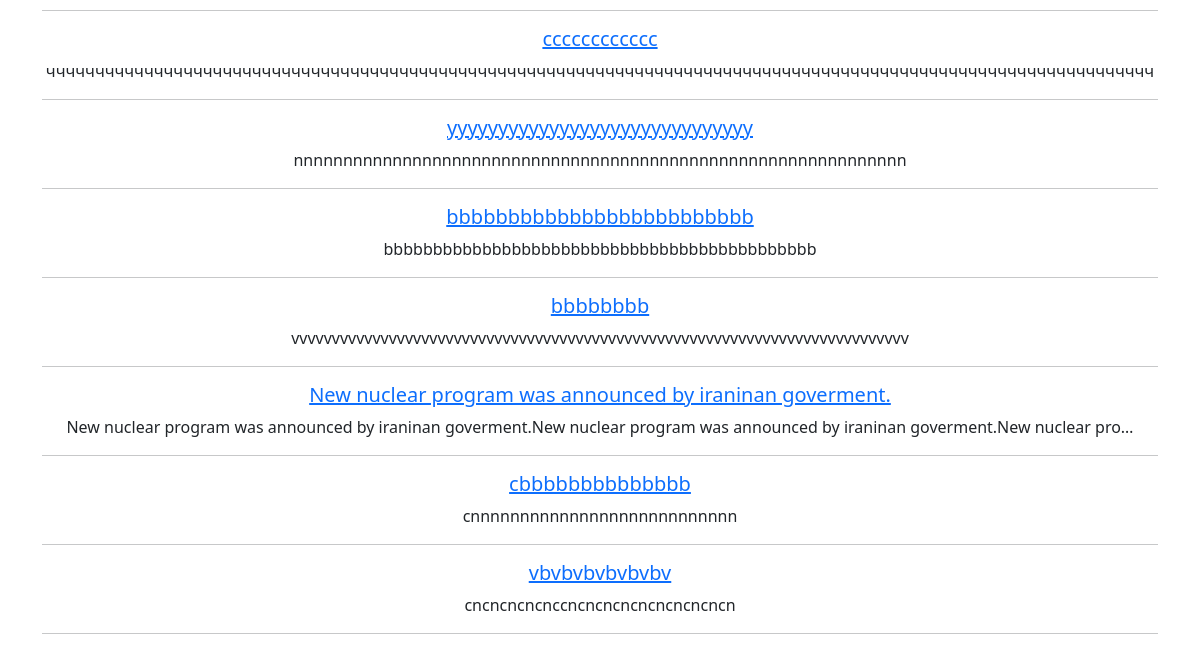
Page /posts/search/ (lower part) on the earlier database version.
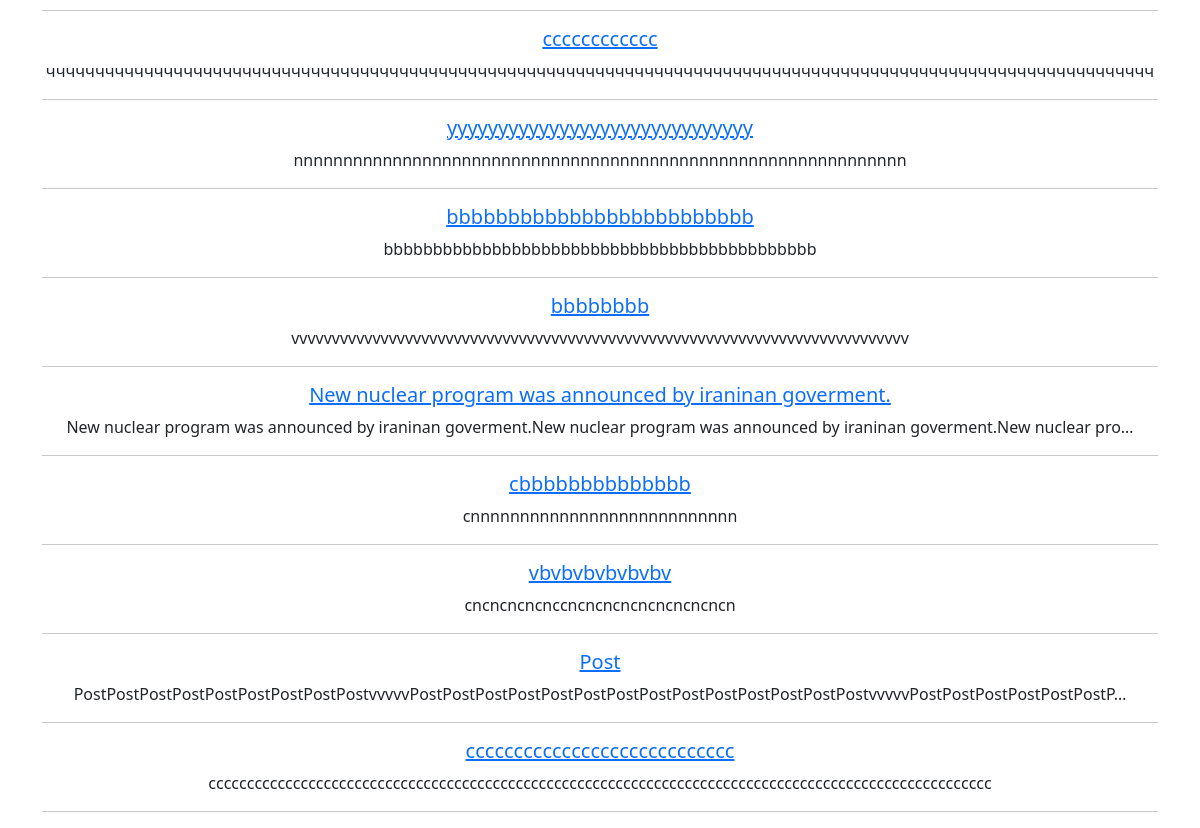
Same page on the later database version.
### news/models.py (models this page shows, shortened)
class Post(models.Model):
    author = models.ForeignKey(Author, on_delete=models.CASCADE)
    CHOICES = [
        ('Article', (
            ('PL', 'Policy'),
            ('EC', 'Economic'),
            ('SP', 'Sport'),
            ('ED', 'Education'),
            ('CL', 'Culture'),
        )
         ),
        ('News', (
            ('PL', 'Policy'),
            ('EC', 'Economic'),
            ('SP', 'Sport'),
            ('ED', 'Education'),
            ('CL', 'Culture'),
        )
         ),
    ]
    title = models.CharField(max_length=300)
    text_type = models.CharField(max_length=300, choices=CHOICES)
    category = models.ManyToManyField('Category', through='PostCategory')
    creation_datetime = models.DateTimeField(auto_now_add=True)
    text = models.TextField()
    rating = models.IntegerField(default=0, db_column='rating')

### news/views.py (the view)
# urls.py: path('search/', PostSearch.as_view(), name='post_searching'),
class PostSearch(ListView):
    model = Post
    template_name = 'searching.html'
    context_object_name = 'posts'
    success_url = reverse_lazy('posts_lst')
    def get_queryset(self):
        queryset = super().get_queryset()
        self.filterset = PostFilter(self.request.GET, queryset)
        return self.filterset.qs
    def get_context_data(self, **kwargs):
        context = super().get_context_data(**kwargs)
        context['filterset'] = self.filterset
        return context

### news/templatetags/custom_filters.py (called while the page is built)
@register.filter()
def censor(value):
   for word in bad_words:
      if word.lower() in value.lower():
         value = value.replace(word[1:-2], '*' * (len(word)-1))
   return value

### templates/searching.html (shortened to what this page needs)
{% extends 'flatpages/default.html' %}
{% load custom_filters %}
{% block content %}
{% if posts %}
       <br><h5>Found  post:</h5><br>
       {% for post in posts %}
          <h5><a href="{% url 'post_dtl' pk=post.pk %}">{{ post.title|censor }}</a></h5>
          <a>{{ post.text |truncatechars:128|censor }}</a><br>
          <hr>
       {% endfor %}
   {% else %}
       <h3>There is no post!</h3>
{% endif %}
{% endblock content %}

Differences in the rows shown:
added Post: title|censor "Post", text|censor "PostPostPostPostPostPostPostPostPostvvvvvPostPostPostPostPostPostPostPostPostPostPostPostPostPostvvvvvPostPostPostPostPostPostP…"
added Post: title|censor "cccccccccccccccccccccccccccc", text|censor "cccccccccccccccccccccccccccccccccccccccccccccccccccccccccccccccccccccccccccccccccccccccccccccccccccccc"
